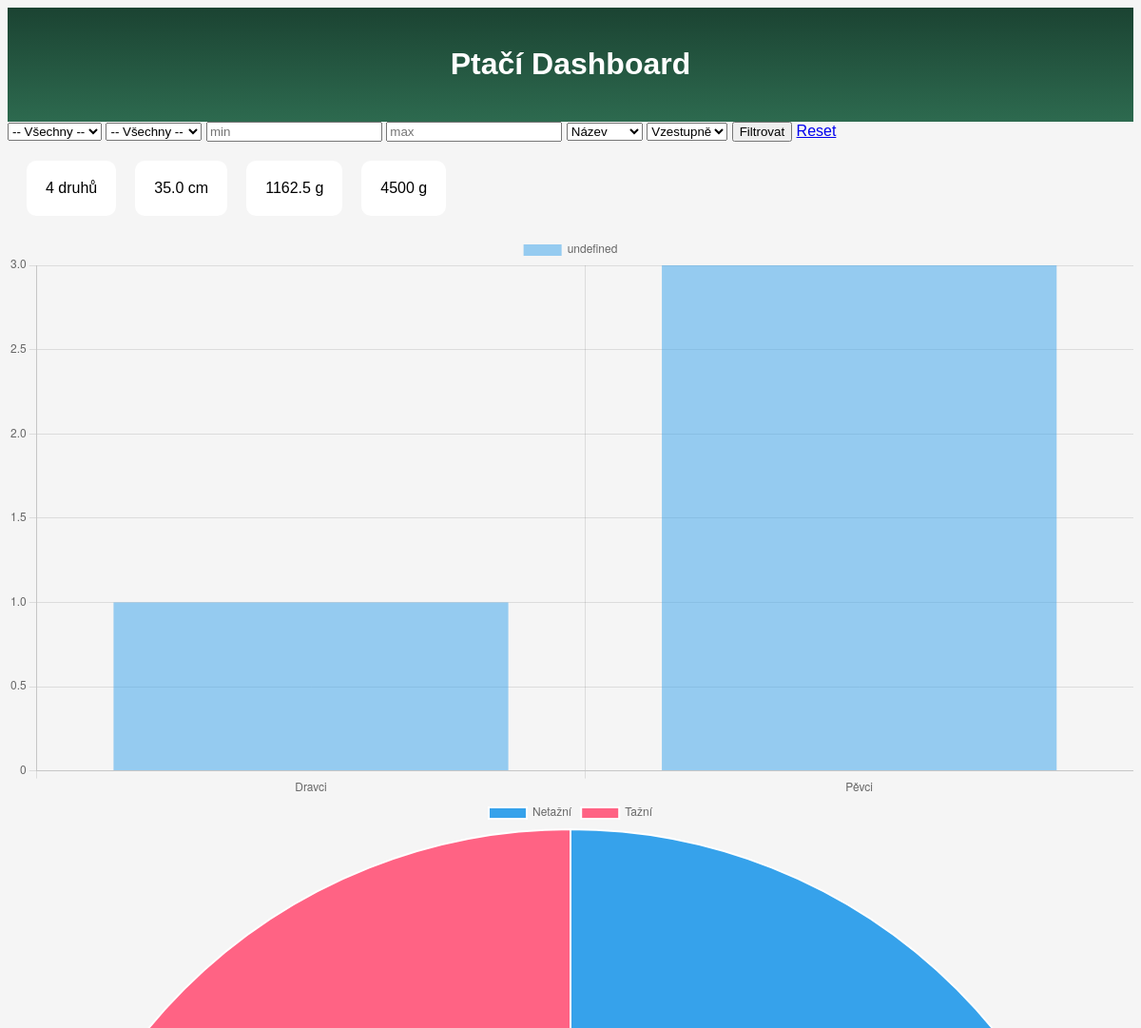
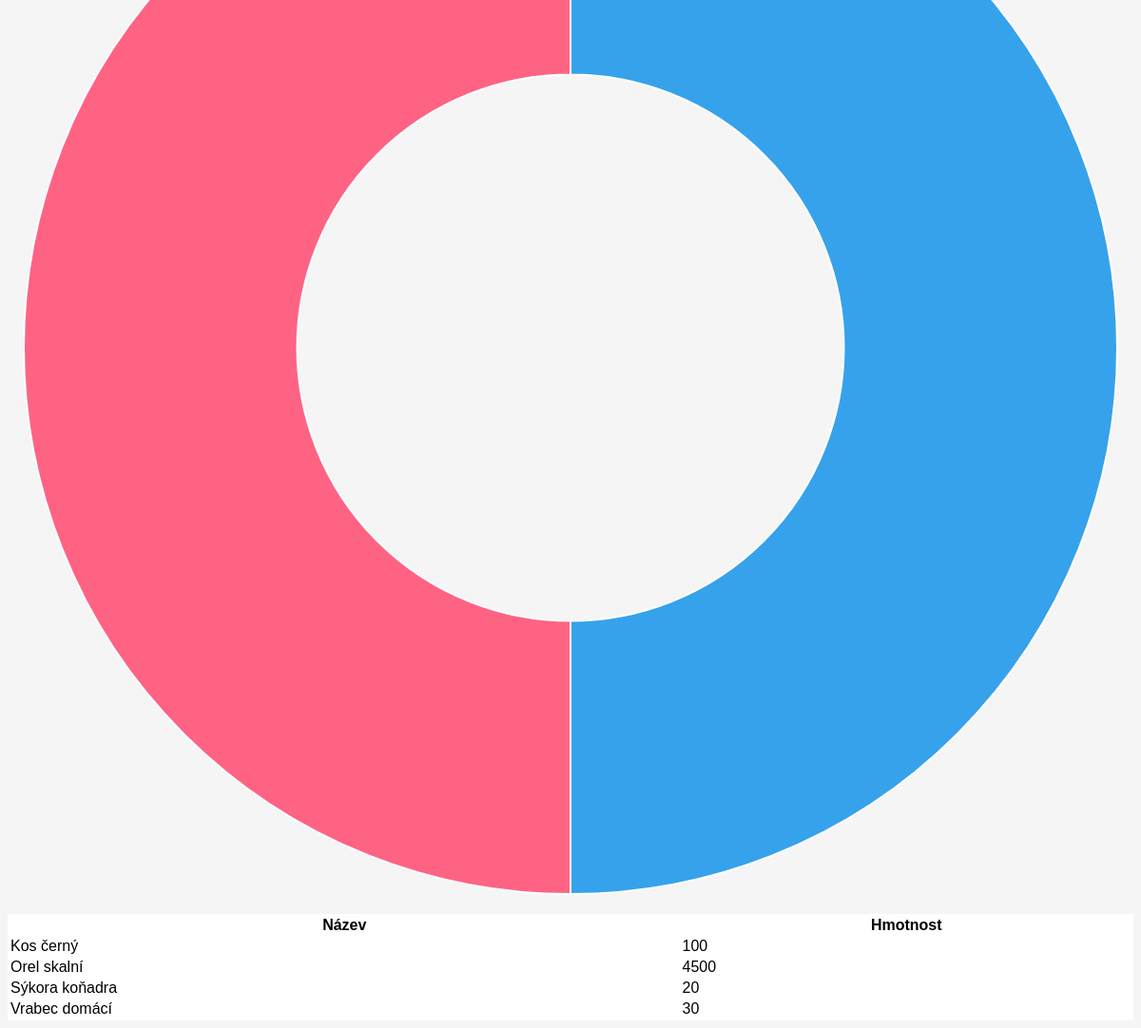
The page / on the database its author committed (2 pictures, top to bottom).
### tables this page shows
CREATE TABLE ptaci (
    id INTEGER PRIMARY KEY AUTOINCREMENT,
    nazev TEXT,
    vedecky_nazev TEXT,
    rad TEXT,
    celed TEXT,
    delka_cm INTEGER,
    rozpeti_cm INTEGER,
    hmotnost_g INTEGER,
    status_ohrozeni TEXT,
    typ_potravy TEXT,
    migrace INTEGER,
    vyskyt_kontinent TEXT,
    snuska_ks REAL
);

### app.py (the view)
@app.route("/")
def dashboard():
    conn = get_db()
    cursor = conn.cursor()
    params = request.args.to_dict()
    where, values = build_query(params)
    razeni = params.get("razeni", "nazev")
    smer = params.get("smer", "ASC")
    if razeni not in ALLOWED_SORT_COLUMNS:
        razeni = "nazev"
    if smer not in ["ASC", "DESC"]:
        smer = "ASC"
    cursor.execute(f"SELECT * FROM ptaci {where} ORDER BY {razeni} {smer}", values)
    ptaci = cursor.fetchall()
    cursor.execute(f"""
        SELECT
            COUNT(*) as pocet,
            ROUND(AVG(delka_cm), 1) as prum_delka,
            MAX(hmotnost_g) as max_hmotnost,
            ROUND(AVG(hmotnost_g), 1) as prum_hmotnost
        FROM ptaci {where}
    """, values)
    stats = cursor.fetchone()
    def fetch_chart(query):
        cursor.execute(query.format(where=where), values)
        rows = cursor.fetchall()
        return [r[0] for r in rows], [r[1] for r in rows]
    graf_rad_labels, graf_rad_data = fetch_chart(
        "SELECT rad, COUNT(*) FROM ptaci {where} GROUP BY rad"
    )
    graf_migrace_labels, graf_migrace_data = fetch_chart(
        "SELECT migrace, COUNT(*) FROM ptaci {where} GROUP BY migrace"
    )
    graf_migrace_labels = ["Netažní" if x == 0 else "Tažní" for x in graf_migrace_labels]
    graf_potrava_labels, graf_potrava_data = fetch_chart(
        "SELECT typ_potravy, ROUND(AVG(hmotnost_g),0) FROM ptaci {where} GROUP BY typ_potravy"
    )
    graf_kontinent_labels, graf_kontinent_data = fetch_chart(
        "SELECT vyskyt_kontinent, COUNT(*) FROM ptaci {where} GROUP BY vyskyt_kontinent"
    )
    filter_options = get_filter_options(conn)
    conn.close()
    return render_template(
        "dashboard.html",
        ptaci=ptaci,
        stats=stats,
        params=params,
        filter_options=filter_options,
        graf_rad_labels=graf_rad_labels,
        graf_rad_data=graf_rad_data,
        graf_migrace_labels=graf_migrace_labels,
        graf_migrace_data=graf_migrace_data,
        graf_potrava_labels=graf_potrava_labels,
        graf_potrava_data=graf_potrava_data,
        graf_kontinent_labels=graf_kontinent_labels,
        graf_kontinent_data=graf_kontinent_data,
    )

### app.py (called while the page is built)
def get_db():
    conn = sqlite3.connect(DB_NAME)
    conn.row_factory = sqlite3.Row
    return conn

def get_filter_options(conn):
    cursor = conn.cursor()
    def get_values(column):
        cursor.execute(f"SELECT DISTINCT {column} FROM ptaci ORDER BY {column}")
        return [row[0] for row in cursor.fetchall()]
    return {
        "rad": get_values("rad"),
        "typ_potravy": get_values("typ_potravy"),
        "kontinent": get_values("vyskyt_kontinent"),
        "status": get_values("status_ohrozeni"),
    }

### templates/dashboard.html (shortened to what this page needs)
<!DOCTYPE html>
<html lang="cs">
<head>
<link rel="stylesheet" href="{{ url_for('static', filename='style.css') }}">
</head>
<body>
<header>
<h1>Ptačí Dashboard</h1>
</header>
<form method="GET">
<select name="rad">
<option value="">-- Všechny --</option>
</select>
<select name="typ_potravy">
<option value="">-- Všechny --</option>
</select>
<input type="number" name="hmotnost_min" placeholder="min" value="{{params.get('hmotnost_min','')}}">
<input type="number" name="hmotnost_max" placeholder="max" value="{{params.get('hmotnost_max','')}}">
<select name="razeni">
<option value="nazev">Název</option>
</select>
<select name="smer">
<option value="ASC">Vzestupně</option>
</select>
<button>Filtrovat</button>
<a href="/">Reset</a>
</form>
<div class="stats">
<div>{{stats['pocet']}} druhů</div>
<div>{{stats['prum_delka']}} cm</div>
<div>{{stats['prum_hmotnost']}} g</div>
<div>{{stats['max_hmotnost']}} g</div>
</div>
<canvas id="chartRad"></canvas>
<canvas id="chartMigrace"></canvas>
<script>
new Chart(document.getElementById('chartRad'), {
type: 'bar',
data: {
labels: {{graf_rad_labels|tojson}},
datasets: [{data: {{graf_rad_data|tojson}}}]
}
});
new Chart(document.getElementById('chartMigrace'), {
type: 'doughnut',
data: {
labels: {{graf_migrace_labels|tojson}},
datasets: [{data: {{graf_migrace_data|tojson}}}]
}
});
</script>
<table>
<tr><th>Název</th><th>Hmotnost</th></tr>
{% for p in ptaci %}
<tr>
<td>{{p['nazev']}}</td>
<td>{{p['hmotnost_g']}}</td>
</tr>
{% endfor %}
</table>
</body>
</html>

### static/style.css (style rules this page uses)
body { font-family: Arial; background: #f5f5f5; }
header { background: linear-gradient(#1b4332, #2d6a4f); color: white; padding: 20px; text-align: center; }
.stats { display: flex; gap: 20px; margin: 20px; }
.stats div { background: white; padding: 20px; border-radius: 10px; }
table { width: 100%; background: white; margin-top: 20px; }

### rows shown on the page
ptaci: nazev "Kos černý", hmotnost_g "100"
ptaci: nazev "Orel skalní", hmotnost_g "4500"
ptaci: nazev "Sýkora koňadra", hmotnost_g "20"
ptaci: nazev "Vrabec domácí", hmotnost_g "30"

### other values the page prints
{{ stats['pocet'] }} "4"
{{ stats['prum_delka'] }} "35.0"
{{ stats['prum_hmotnost'] }} "1162.5"
{{ stats['max_hmotnost'] }} "4500"
chart data {{ graf_rad_data|tojson }} [1, 3]
chart data {{ graf_migrace_data|tojson }} [2, 2]
